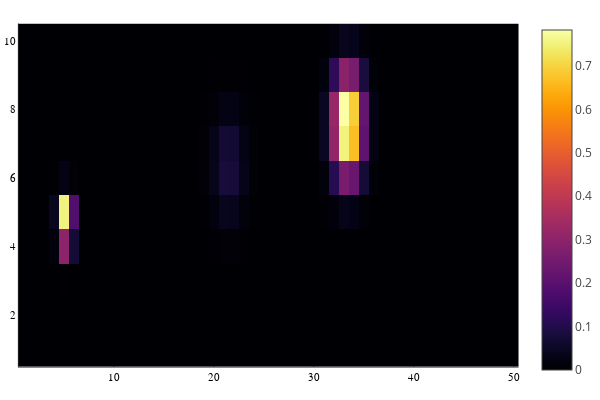

Here is the notebook cell this chart was saved with:
### Code cell
Cinit = zeros(2,laser.nλ)
Cinit[1:2,1:2] = [[ 6.2 10]; [20 100]]
UpdateDispModel(lmod.dmodel,Cinit)
limage = LensletLaserImage(lmod,laser)
heatmap(limage)

### Figure 1 — Plotly figure (JSON) as saved in the notebook; plotly's stock layout.template omitted (floating-point values rounded to 4 significant figures; data arrays with more than 128 entries replaced by an {"elided": "..."} marker saying what was removed)
{"data": [{"colorbar": {"title": ""}, "colorscale": {"elided": "256x2 mixed values"}, "hoverinfo": "none", "name": "y1", "showlegend": false, "showscale": true, "type": "heatmap", "x": [0.5, 1.5, 2.5, 3.5, 4.5, 5.5, 6.5, 7.5, 8.5, 9.5, 10.5, 11.5, 12.5, 13.5, 14.5, 15.5, 16.5, 17.5, 18.5, 19.5, 20.5, 21.5, 22.5, 23.5, 24.5, 25.5, 26.5, 27.5, 28.5, 29.5, 30.5, 31.5, 32.5, 33.5, 34.5, 35.5, 36.5, 37.5, 38.5, 39.5, 40.5, 41.5, 42.5, 43.5, 44.5, 45.5, 46.5, 47.5, 48.5, 49.5, 50.5], "xaxis": "x", "y": [0.5, 1.5, 2.5, 3.5, 4.5, 5.5, 6.5, 7.5, 8.5, 9.5, 10.5], "yaxis": "y", "z": {"elided": "10x50 float values"}, "zmax": 0.7828, "zmin": 3.027e-71}], "layout": {"annotations": [], "height": 400, "legend": {"bgcolor": "rgba(255, 255, 255, 1.000)", "bordercolor": "rgba(0, 0, 0, 1.000)", "borderwidth": 1, "font": {"color": "rgba(0, 0, 0, 1.000)", "family": "sans-serif", "size": 11}, "title": {"font": {"color": "rgba(0, 0, 0, 1.000)", "family": "sans-serif", "size": 15}, "text": ""}, "tracegroupgap": 0, "traceorder": "normal", "x": 1, "xanchor": "auto", "y": 1, "yanchor": "auto"}, "margin": {"b": 20, "l": 0, "r": 0, "t": 20}, "paper_bgcolor": "rgba(255, 255, 255, 1.000)", "plot_bgcolor": "rgba(255, 255, 255, 1.000)", "showlegend": true, "width": 600, "xaxis": {"anchor": "y", "domain": [0.03619, 0.9934], "gridcolor": "rgba(0, 0, 0, 0.100)", "gridwidth": 0.5, "linecolor": "rgba(0, 0, 0, 1.000)", "mirror": false, "range": [0.5, 50.5], "showgrid": true, "showline": true, "showticklabels": true, "tickangle": 0, "tickcolor": "rgb(0, 0, 0)", "tickfont": {"color": "rgba(0, 0, 0, 1.000)", "family": "sans-serif", "size": 11}, "tickmode": "array", "ticks": "inside", "ticktext": ["10", "20", "30", "40", "50"], "tickvals": [10, 20, 30, 40, 50], "title": "", "titlefont": {"color": "rgba(0, 0, 0, 1.000)", "family": "sans-serif", "size": 15}, "type": "-", "visible": true, "zeroline": false, "zerolinecolor": "rgba(0, 0, 0, 1.000)"}, "yaxis": {"anchor": "x", "domain": [0.03762, 0.9902], "gridcolor": "rgba(0, 0, 0, 0.100)", "gridwidth": 0.5, "linecolor": "rgba(0, 0, 0, 1.000)", "mirror": false, "range": [0.5, 10.5], "showgrid": true, "showline": true, "showticklabels": true, "tickangle": 0, "tickcolor": "rgb(0, 0, 0)", "tickfont": {"color": "rgba(0, 0, 0, 1.000)", "family": "sans-serif", "size": 11}, "tickmode": "array", "ticks": "inside", "ticktext": ["2", "4", "6", "8", "10"], "tickvals": [2, 4, 6, 8, 10], "title": "", "titlefont": {"color": "rgba(0, 0, 0, 1.000)", "family": "sans-serif", "size": 15}, "type": "-", "visible": true, "zeroline": false, "zerolinecolor": "rgba(0, 0, 0, 1.000)"}}}
